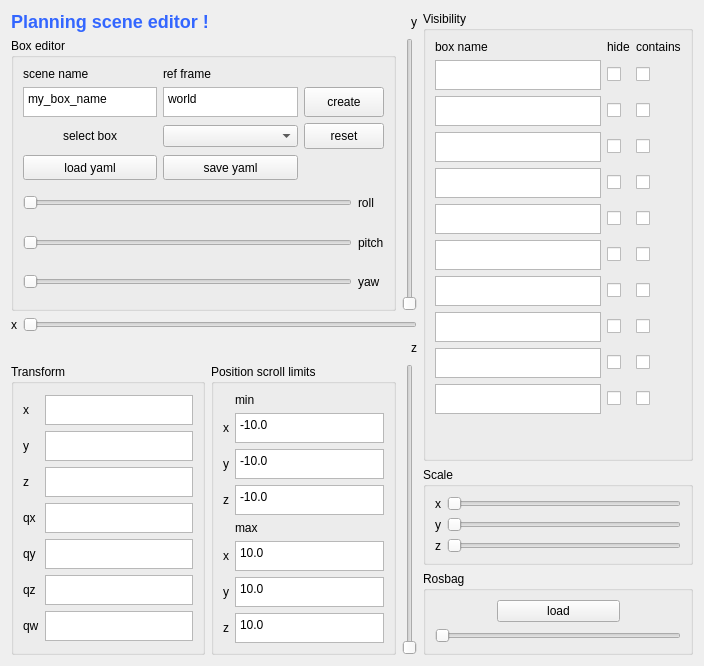
<?xml version="1.0" encoding="UTF-8"?>
<ui version="4.0">
 <class>RqtPlanningScene</class>
 <widget class="QWidget" name="RqtPlanningScene">
  <property name="enabled">
   <bool>true</bool>
  </property>
  <property name="geometry">
   <rect>
    <x>0</x>
    <y>0</y>
    <width>704</width>
    <height>666</height>
   </rect>
  </property>
  <property name="cursor">
   <cursorShape>ArrowCursor</cursorShape>
  </property>
  <property name="windowTitle">
   <string>rqt planning scene</string>
  </property>
  <layout class="QHBoxLayout" name="horizontalLayout_8">
   <item>
    <layout class="QHBoxLayout" name="horizontalLayout_7" stretch="3,2">
     <item>
      <layout class="QVBoxLayout" name="verticalLayout_5">
       <item>
        <layout class="QHBoxLayout" name="horizontalLayout_4">
         <item>
          <widget class="QLabel" name="lblRqtPlanningSceneTitle">
           <property name="text">
            <string>&lt;html&gt;&lt;head/&gt;&lt;body&gt;&lt;h2 style=&quot; margin-top:16px; margin-bottom:12px; margin-left:0px; margin-right:0px; -qt-block-indent:0; text-indent:0px;&quot;&gt;&lt;span style=&quot; font-size:x-large; font-weight:600; color:#3366ff;&quot;&gt;Planning scene editor !&lt;/span&gt;&lt;/h2&gt;&lt;/body&gt;&lt;/html&gt;</string>
           </property>
           <property name="textFormat">
            <enum>Qt::RichText</enum>
           </property>
          </widget>
         </item>
         <item>
          <spacer name="horizontalSpacer_4">
           <property name="orientation">
            <enum>Qt::Horizontal</enum>
           </property>
           <property name="sizeHint" stdset="0">
            <size>
             <width>40</width>
             <height>20</height>
            </size>
           </property>
          </spacer>
         </item>
         <item>
          <widget class="QLabel" name="label_11">
           <property name="text">
            <string>y</string>
           </property>
          </widget>
         </item>
        </layout>
       </item>
       <item>
        <layout class="QHBoxLayout" name="horizontalLayout_5">
         <item>
          <widget class="QGroupBox" name="groupBox">
           <property name="title">
            <string>Box editor</string>
           </property>
           <layout class="QVBoxLayout" name="verticalLayout_4">
            <item>
             <layout class="QVBoxLayout" name="verticalLayout_3">
              <item>
               <layout class="QGridLayout" name="gridLayout_9">
                <item row="2" column="1">
                 <widget class="QComboBox" name="comboExistingBoxes"/>
                </item>
                <item row="0" column="1">
                 <widget class="QLabel" name="label_23">
                  <property name="text">
                   <string>ref frame</string>
                  </property>
                 </widget>
                </item>
                <item row="0" column="0">
                 <widget class="QLabel" name="label_22">
                  <property name="text">
                   <string>scene name</string>
                  </property>
                 </widget>
                </item>
                <item row="1" column="0">
                 <widget class="QPlainTextEdit" name="txtSceneName">
                  <property name="sizePolicy">
                   <sizepolicy hsizetype="Expanding" vsizetype="Fixed">
                    <horstretch>0</horstretch>
                    <verstretch>0</verstretch>
                   </sizepolicy>
                  </property>
                  <property name="maximumSize">
                   <size>
                    <width>16777215</width>
                    <height>30</height>
                   </size>
                  </property>
                  <property name="plainText">
                   <string>my_box_name</string>
                  </property>
                 </widget>
                </item>
                <item row="2" column="2">
                 <widget class="QPushButton" name="cmdReset">
                  <property name="sizePolicy">
                   <sizepolicy hsizetype="Expanding" vsizetype="Expanding">
                    <horstretch>0</horstretch>
                    <verstretch>0</verstretch>
                   </sizepolicy>
                  </property>
                  <property name="text">
                   <string>reset</string>
                  </property>
                 </widget>
                </item>
                <item row="1" column="1">
                 <widget class="QPlainTextEdit" name="txtRefFrame">
                  <property name="sizePolicy">
                   <sizepolicy hsizetype="Expanding" vsizetype="Fixed">
                    <horstretch>0</horstretch>
                    <verstretch>0</verstretch>
                   </sizepolicy>
                  </property>
                  <property name="maximumSize">
                   <size>
                    <width>16777215</width>
                    <height>30</height>
                   </size>
                  </property>
                  <property name="plainText">
                   <string>world</string>
                  </property>
                 </widget>
                </item>
                <item row="2" column="0">
                 <widget class="QLabel" name="label_31">
                  <property name="text">
                   <string>select box</string>
                  </property>
                  <property name="alignment">
                   <set>Qt::AlignCenter</set>
                  </property>
                 </widget>
                </item>
                <item row="1" column="2">
                 <widget class="QPushButton" name="cmdAddNew">
                  <property name="sizePolicy">
                   <sizepolicy hsizetype="Expanding" vsizetype="Expanding">
                    <horstretch>0</horstretch>
                    <verstretch>0</verstretch>
                   </sizepolicy>
                  </property>
                  <property name="text">
                   <string>create</string>
                  </property>
                 </widget>
                </item>
                <item row="3" column="0">
                 <widget class="QPushButton" name="cmdLoadYaml">
                  <property name="sizePolicy">
                   <sizepolicy hsizetype="Expanding" vsizetype="Expanding">
                    <horstretch>0</horstretch>
                    <verstretch>0</verstretch>
                   </sizepolicy>
                  </property>
                  <property name="text">
                   <string>load yaml</string>
                  </property>
                 </widget>
                </item>
                <item row="3" column="1">
                 <widget class="QPushButton" name="cmdSaveYaml">
                  <property name="sizePolicy">
                   <sizepolicy hsizetype="Expanding" vsizetype="Expanding">
                    <horstretch>0</horstretch>
                    <verstretch>0</verstretch>
                   </sizepolicy>
                  </property>
                  <property name="text">
                   <string>save yaml</string>
                  </property>
                 </widget>
                </item>
               </layout>
              </item>
              <item>
               <layout class="QGridLayout" name="gridLayout_10">
                <item row="0" column="0">
                 <widget class="QSlider" name="slideRoll">
                  <property name="sizePolicy">
                   <sizepolicy hsizetype="Expanding" vsizetype="Expanding">
                    <horstretch>0</horstretch>
                    <verstretch>0</verstretch>
                   </sizepolicy>
                  </property>
                  <property name="maximum">
                   <number>100</number>
                  </property>
                  <property name="orientation">
                   <enum>Qt::Horizontal</enum>
                  </property>
                 </widget>
                </item>
                <item row="1" column="0">
                 <widget class="QSlider" name="slidePitch">
                  <property name="sizePolicy">
                   <sizepolicy hsizetype="Expanding" vsizetype="Expanding">
                    <horstretch>0</horstretch>
                    <verstretch>0</verstretch>
                   </sizepolicy>
                  </property>
                  <property name="maximum">
                   <number>100</number>
                  </property>
                  <property name="orientation">
                   <enum>Qt::Horizontal</enum>
                  </property>
                 </widget>
                </item>
                <item row="2" column="0">
                 <widget class="QSlider" name="slideYaw">
                  <property name="sizePolicy">
                   <sizepolicy hsizetype="Expanding" vsizetype="Expanding">
                    <horstretch>0</horstretch>
                    <verstretch>0</verstretch>
                   </sizepolicy>
                  </property>
                  <property name="maximum">
                   <number>100</number>
                  </property>
                  <property name="orientation">
                   <enum>Qt::Horizontal</enum>
                  </property>
                 </widget>
                </item>
                <item row="0" column="1">
                 <widget class="QLabel" name="label_8">
                  <property name="text">
                   <string>roll</string>
                  </property>
                 </widget>
                </item>
                <item row="1" column="1">
                 <widget class="QLabel" name="label_9">
                  <property name="text">
                   <string>pitch</string>
                  </property>
                 </widget>
                </item>
                <item row="2" column="1">
                 <widget class="QLabel" name="label_10">
                  <property name="text">
                   <string>yaw</string>
                  </property>
                 </widget>
                </item>
               </layout>
              </item>
             </layout>
            </item>
           </layout>
          </widget>
         </item>
         <item>
          <widget class="QSlider" name="slideY">
           <property name="maximum">
            <number>100</number>
           </property>
           <property name="orientation">
            <enum>Qt::Vertical</enum>
           </property>
          </widget>
         </item>
        </layout>
       </item>
       <item>
        <layout class="QHBoxLayout" name="horizontalLayout_6">
         <item>
          <widget class="QLabel" name="label_12">
           <property name="text">
            <string>x</string>
           </property>
          </widget>
         </item>
         <item>
          <widget class="QSlider" name="slideX">
           <property name="maximum">
            <number>100</number>
           </property>
           <property name="orientation">
            <enum>Qt::Horizontal</enum>
           </property>
          </widget>
         </item>
        </layout>
       </item>
       <item>
        <layout class="QHBoxLayout" name="horizontalLayout_3">
         <item>
          <spacer name="horizontalSpacer_3">
           <property name="orientation">
            <enum>Qt::Horizontal</enum>
           </property>
           <property name="sizeHint" stdset="0">
            <size>
             <width>40</width>
             <height>20</height>
            </size>
           </property>
          </spacer>
         </item>
         <item>
          <widget class="QLabel" name="label_13">
           <property name="text">
            <string>z</string>
           </property>
          </widget>
         </item>
        </layout>
       </item>
       <item>
        <layout class="QHBoxLayout" name="horizontalLayout_2">
         <item>
          <widget class="QGroupBox" name="groupBox_2">
           <property name="title">
            <string>Transform</string>
           </property>
           <layout class="QGridLayout" name="gridLayout_8">
            <item row="0" column="0">
             <layout class="QGridLayout" name="gridLayout_7">
              <item row="1" column="1">
               <widget class="QPlainTextEdit" name="txtTFXY">
                <property name="sizePolicy">
                 <sizepolicy hsizetype="Expanding" vsizetype="Fixed">
                  <horstretch>0</horstretch>
                  <verstretch>0</verstretch>
                 </sizepolicy>
                </property>
                <property name="maximumSize">
                 <size>
                  <width>16777215</width>
                  <height>30</height>
                 </size>
                </property>
               </widget>
              </item>
              <item row="4" column="1">
               <widget class="QPlainTextEdit" name="txtTFQy">
                <property name="sizePolicy">
                 <sizepolicy hsizetype="Expanding" vsizetype="Fixed">
                  <horstretch>0</horstretch>
                  <verstretch>0</verstretch>
                 </sizepolicy>
                </property>
                <property name="maximumSize">
                 <size>
                  <width>16777215</width>
                  <height>30</height>
                 </size>
                </property>
               </widget>
              </item>
              <item row="3" column="1">
               <widget class="QPlainTextEdit" name="txtTFQx">
                <property name="sizePolicy">
                 <sizepolicy hsizetype="Expanding" vsizetype="Fixed">
                  <horstretch>0</horstretch>
                  <verstretch>0</verstretch>
                 </sizepolicy>
                </property>
                <property name="maximumSize">
                 <size>
                  <width>16777215</width>
                  <height>30</height>
                 </size>
                </property>
               </widget>
              </item>
              <item row="0" column="0">
               <widget class="QLabel" name="label">
                <property name="text">
                 <string>x</string>
                </property>
               </widget>
              </item>
              <item row="2" column="1">
               <widget class="QPlainTextEdit" name="txtTFXZ">
                <property name="sizePolicy">
                 <sizepolicy hsizetype="Expanding" vsizetype="Fixed">
                  <horstretch>0</horstretch>
                  <verstretch>0</verstretch>
                 </sizepolicy>
                </property>
                <property name="maximumSize">
                 <size>
                  <width>16777215</width>
                  <height>30</height>
                 </size>
                </property>
               </widget>
              </item>
              <item row="0" column="1">
               <widget class="QPlainTextEdit" name="txtTFX">
                <property name="sizePolicy">
                 <sizepolicy hsizetype="Expanding" vsizetype="Fixed">
                  <horstretch>0</horstretch>
                  <verstretch>0</verstretch>
                 </sizepolicy>
                </property>
                <property name="maximumSize">
                 <size>
                  <width>16777215</width>
                  <height>30</height>
                 </size>
                </property>
               </widget>
              </item>
              <item row="5" column="1">
               <widget class="QPlainTextEdit" name="txtTFQz">
                <property name="sizePolicy">
                 <sizepolicy hsizetype="Expanding" vsizetype="Fixed">
                  <horstretch>0</horstretch>
                  <verstretch>0</verstretch>
                 </sizepolicy>
                </property>
                <property name="maximumSize">
                 <size>
                  <width>16777215</width>
                  <height>30</height>
                 </size>
                </property>
               </widget>
              </item>
              <item row="6" column="1">
               <widget class="QPlainTextEdit" name="txtTFQw">
                <property name="sizePolicy">
                 <sizepolicy hsizetype="Expanding" vsizetype="Fixed">
                  <horstretch>0</horstretch>
                  <verstretch>0</verstretch>
                 </sizepolicy>
                </property>
                <property name="maximumSize">
                 <size>
                  <width>16777215</width>
                  <height>30</height>
                 </size>
                </property>
               </widget>
              </item>
              <item row="1" column="0">
               <widget class="QLabel" name="label_2">
                <property name="text">
                 <string>y</string>
                </property>
               </widget>
              </item>
              <item row="2" column="0">
               <widget class="QLabel" name="label_3">
                <property name="text">
                 <string>z</string>
                </property>
               </widget>
              </item>
              <item row="3" column="0">
               <widget class="QLabel" name="label_4">
                <property name="text">
                 <string>qx</string>
                </property>
               </widget>
              </item>
              <item row="4" column="0">
               <widget class="QLabel" name="label_5">
                <property name="text">
                 <string>qy</string>
                </property>
               </widget>
              </item>
              <item row="5" column="0">
               <widget class="QLabel" name="label_6">
                <property name="text">
                 <string>qz</string>
                </property>
               </widget>
              </item>
              <item row="6" column="0">
               <widget class="QLabel" name="label_7">
                <property name="text">
                 <string>qw</string>
                </property>
               </widget>
              </item>
             </layout>
            </item>
           </layout>
          </widget>
         </item>
         <item>
          <widget class="QGroupBox" name="groupBox_3">
           <property name="title">
            <string>Position scroll limits</string>
           </property>
           <layout class="QGridLayout" name="gridLayout_6">
            <item row="0" column="0">
             <layout class="QGridLayout" name="gridLayout_5">
              <item row="3" column="0">
               <widget class="QLabel" name="label_16">
                <property name="text">
                 <string>z</string>
                </property>
               </widget>
              </item>
              <item row="5" column="1">
               <widget class="QPlainTextEdit" name="txtScrollMaxX">
                <property name="sizePolicy">
                 <sizepolicy hsizetype="Expanding" vsizetype="Fixed">
                  <horstretch>0</horstretch>
                  <verstretch>0</verstretch>
                 </sizepolicy>
                </property>
                <property name="maximumSize">
                 <size>
                  <width>16777215</width>
                  <height>30</height>
                 </size>
                </property>
                <property name="plainText">
                 <string>10.0</string>
                </property>
               </widget>
              </item>
              <item row="3" column="1">
               <widget class="QPlainTextEdit" name="txtScrollMinZ">
                <property name="sizePolicy">
                 <sizepolicy hsizetype="Expanding" vsizetype="Fixed">
                  <horstretch>0</horstretch>
                  <verstretch>0</verstretch>
                 </sizepolicy>
                </property>
                <property name="maximumSize">
                 <size>
                  <width>16777215</width>
                  <height>30</height>
                 </size>
                </property>
                <property name="plainText">
                 <string>-10.0</string>
                </property>
               </widget>
              </item>
              <item row="0" column="1">
               <widget class="QLabel" name="label_21">
                <property name="text">
                 <string>min</string>
                </property>
               </widget>
              </item>
              <item row="2" column="1">
               <widget class="QPlainTextEdit" name="txtScrollMinY">
                <property name="sizePolicy">
                 <sizepolicy hsizetype="Expanding" vsizetype="Fixed">
                  <horstretch>0</horstretch>
                  <verstretch>0</verstretch>
                 </sizepolicy>
                </property>
                <property name="maximumSize">
                 <size>
                  <width>16777215</width>
                  <height>30</height>
                 </size>
                </property>
                <property name="plainText">
                 <string>-10.0</string>
                </property>
               </widget>
              </item>
              <item row="4" column="1">
               <widget class="QLabel" name="label_17">
                <property name="text">
                 <string>max</string>
                </property>
               </widget>
              </item>
              <item row="1" column="1">
               <widget class="QPlainTextEdit" name="txtScrollMinX">
                <property name="sizePolicy">
                 <sizepolicy hsizetype="Expanding" vsizetype="Fixed">
                  <horstretch>0</horstretch>
                  <verstretch>0</verstretch>
                 </sizepolicy>
                </property>
                <property name="maximumSize">
                 <size>
                  <width>16777215</width>
                  <height>30</height>
                 </size>
                </property>
                <property name="plainText">
                 <string>-10.0</string>
                </property>
               </widget>
              </item>
              <item row="2" column="0">
               <widget class="QLabel" name="label_15">
                <property name="text">
                 <string>y</string>
                </property>
               </widget>
              </item>
              <item row="6" column="1">
               <widget class="QPlainTextEdit" name="txtScrollMaxY">
                <property name="sizePolicy">
                 <sizepolicy hsizetype="Expanding" vsizetype="Fixed">
                  <horstretch>0</horstretch>
                  <verstretch>0</verstretch>
                 </sizepolicy>
                </property>
                <property name="maximumSize">
                 <size>
                  <width>16777215</width>
                  <height>30</height>
                 </size>
                </property>
                <property name="plainText">
                 <string>10.0</string>
                </property>
               </widget>
              </item>
              <item row="1" column="0">
               <widget class="QLabel" name="label_14">
                <property name="text">
                 <string>x</string>
                </property>
               </widget>
              </item>
              <item row="7" column="1">
               <widget class="QPlainTextEdit" name="txtScrollMaxZ">
                <property name="sizePolicy">
                 <sizepolicy hsizetype="Expanding" vsizetype="Fixed">
                  <horstretch>0</horstretch>
                  <verstretch>0</verstretch>
                 </sizepolicy>
                </property>
                <property name="maximumSize">
                 <size>
                  <width>16777215</width>
                  <height>30</height>
                 </size>
                </property>
                <property name="plainText">
                 <string>10.0</string>
                </property>
               </widget>
              </item>
              <item row="5" column="0">
               <widget class="QLabel" name="label_18">
                <property name="text">
                 <string>x</string>
                </property>
               </widget>
              </item>
              <item row="6" column="0">
               <widget class="QLabel" name="label_19">
                <property name="text">
                 <string>y</string>
                </property>
               </widget>
              </item>
              <item row="7" column="0">
               <widget class="QLabel" name="label_20">
                <property name="text">
                 <string>z</string>
                </property>
               </widget>
              </item>
             </layout>
            </item>
           </layout>
          </widget>
         </item>
         <item>
          <widget class="QSlider" name="slideZ">
           <property name="maximum">
            <number>100</number>
           </property>
           <property name="orientation">
            <enum>Qt::Vertical</enum>
           </property>
          </widget>
         </item>
        </layout>
       </item>
      </layout>
     </item>
     <item>
      <layout class="QVBoxLayout" name="verticalLayout_6">
       <item>
        <widget class="QGroupBox" name="groupBox_5">
         <property name="title">
          <string>Visibility</string>
         </property>
         <layout class="QGridLayout" name="gridLayout_2">
          <item row="0" column="0">
           <layout class="QGridLayout" name="gridLayout">
            <property name="leftMargin">
             <number>0</number>
            </property>
            <item row="11" column="0">
             <spacer name="verticalSpacer">
              <property name="orientation">
               <enum>Qt::Vertical</enum>
              </property>
              <property name="sizeHint" stdset="0">
               <size>
                <width>20</width>
                <height>40</height>
               </size>
              </property>
             </spacer>
            </item>
            <item row="4" column="0">
             <widget class="QPlainTextEdit" name="txtViz4">
              <property name="sizePolicy">
               <sizepolicy hsizetype="Expanding" vsizetype="Fixed">
                <horstretch>0</horstretch>
                <verstretch>0</verstretch>
               </sizepolicy>
              </property>
              <property name="maximumSize">
               <size>
                <width>16777215</width>
                <height>30</height>
               </size>
              </property>
             </widget>
            </item>
            <item row="5" column="0">
             <widget class="QPlainTextEdit" name="txtViz5">
              <property name="sizePolicy">
               <sizepolicy hsizetype="Expanding" vsizetype="Fixed">
                <horstretch>0</horstretch>
                <verstretch>0</verstretch>
               </sizepolicy>
              </property>
              <property name="maximumSize">
               <size>
                <width>16777215</width>
                <height>30</height>
               </size>
              </property>
             </widget>
            </item>
            <item row="0" column="0">
             <widget class="QLabel" name="label_27">
              <property name="text">
               <string>box name</string>
              </property>
             </widget>
            </item>
            <item row="0" column="1">
             <widget class="QLabel" name="label_25">
              <property name="text">
               <string>hide</string>
              </property>
             </widget>
            </item>
            <item row="2" column="0">
             <widget class="QPlainTextEdit" name="txtViz2">
              <property name="sizePolicy">
               <sizepolicy hsizetype="Expanding" vsizetype="Fixed">
                <horstretch>0</horstretch>
                <verstretch>0</verstretch>
               </sizepolicy>
              </property>
              <property name="maximumSize">
               <size>
                <width>16777215</width>
                <height>30</height>
               </size>
              </property>
             </widget>
            </item>
            <item row="6" column="0">
             <widget class="QPlainTextEdit" name="txtViz6">
              <property name="sizePolicy">
               <sizepolicy hsizetype="Expanding" vsizetype="Fixed">
                <horstretch>0</horstretch>
                <verstretch>0</verstretch>
               </sizepolicy>
              </property>
              <property name="maximumSize">
               <size>
                <width>16777215</width>
                <height>30</height>
               </size>
              </property>
             </widget>
            </item>
            <item row="1" column="0">
             <widget class="QPlainTextEdit" name="txtViz1">
              <property name="sizePolicy">
               <sizepolicy hsizetype="Expanding" vsizetype="Fixed">
                <horstretch>0</horstretch>
                <verstretch>0</verstretch>
               </sizepolicy>
              </property>
              <property name="maximumSize">
               <size>
                <width>16777215</width>
                <height>30</height>
               </size>
              </property>
             </widget>
            </item>
            <item row="3" column="0">
             <widget class="QPlainTextEdit" name="txtViz3">
              <property name="sizePolicy">
               <sizepolicy hsizetype="Expanding" vsizetype="Fixed">
                <horstretch>0</horstretch>
                <verstretch>0</verstretch>
               </sizepolicy>
              </property>
              <property name="maximumSize">
               <size>
                <width>16777215</width>
                <height>30</height>
               </size>
              </property>
             </widget>
            </item>
            <item row="7" column="0">
             <widget class="QPlainTextEdit" name="txtViz7">
              <property name="sizePolicy">
               <sizepolicy hsizetype="Expanding" vsizetype="Fixed">
                <horstretch>0</horstretch>
                <verstretch>0</verstretch>
               </sizepolicy>
              </property>
              <property name="maximumSize">
               <size>
                <width>16777215</width>
                <height>30</height>
               </size>
              </property>
             </widget>
            </item>
            <item row="8" column="0">
             <widget class="QPlainTextEdit" name="txtViz8">
              <property name="sizePolicy">
               <sizepolicy hsizetype="Expanding" vsizetype="Fixed">
                <horstretch>0</horstretch>
                <verstretch>0</verstretch>
               </sizepolicy>
              </property>
              <property name="maximumSize">
               <size>
                <width>16777215</width>
                <height>30</height>
               </size>
              </property>
             </widget>
            </item>
            <item row="10" column="0">
             <widget class="QPlainTextEdit" name="txtViz10">
              <property name="sizePolicy">
               <sizepolicy hsizetype="Expanding" vsizetype="Fixed">
                <horstretch>0</horstretch>
                <verstretch>0</verstretch>
               </sizepolicy>
              </property>
              <property name="maximumSize">
               <size>
                <width>16777215</width>
                <height>30</height>
               </size>
              </property>
             </widget>
            </item>
            <item row="9" column="0">
             <widget class="QPlainTextEdit" name="txtViz9">
              <property name="sizePolicy">
               <sizepolicy hsizetype="Expanding" vsizetype="Fixed">
                <horstretch>0</horstretch>
                <verstretch>0</verstretch>
               </sizepolicy>
              </property>
              <property name="maximumSize">
               <size>
                <width>16777215</width>
                <height>30</height>
               </size>
              </property>
             </widget>
            </item>
            <item row="0" column="2">
             <widget class="QLabel" name="label_26">
              <property name="text">
               <string>contains</string>
              </property>
             </widget>
            </item>
            <item row="1" column="1">
             <widget class="QCheckBox" name="chkHide1">
              <property name="text">
               <string/>
              </property>
             </widget>
            </item>
            <item row="2" column="1">
             <widget class="QCheckBox" name="chkHide2">
              <property name="text">
               <string/>
              </property>
             </widget>
            </item>
            <item row="3" column="1">
             <widget class="QCheckBox" name="chkHide3">
              <property name="text">
               <string/>
              </property>
             </widget>
            </item>
            <item row="4" column="1">
             <widget class="QCheckBox" name="chkHide4">
              <property name="text">
               <string/>
              </property>
             </widget>
            </item>
            <item row="5" column="1">
             <widget class="QCheckBox" name="chkHide5">
              <property name="text">
               <string/>
              </property>
             </widget>
            </item>
            <item row="6" column="1">
             <widget class="QCheckBox" name="chkHide6">
              <property name="text">
               <string/>
              </property>
             </widget>
            </item>
            <item row="7" column="1">
             <widget class="QCheckBox" name="chkHide7">
              <property name="text">
               <string/>
              </property>
             </widget>
            </item>
            <item row="8" column="1">
             <widget class="QCheckBox" name="chkHide8">
              <property name="text">
               <string/>
              </property>
             </widget>
            </item>
            <item row="9" column="1">
             <widget class="QCheckBox" name="chkHide9">
              <property name="text">
               <string/>
              </property>
             </widget>
            </item>
            <item row="10" column="1">
             <widget class="QCheckBox" name="chkHide10">
              <property name="text">
               <string/>
              </property>
             </widget>
            </item>
            <item row="1" column="2">
             <widget class="QCheckBox" name="checkBox_20">
              <property name="text">
               <string/>
              </property>
             </widget>
            </item>
            <item row="2" column="2">
             <widget class="QCheckBox" name="checkBox_10">
              <property name="text">
               <string/>
              </property>
             </widget>
            </item>
            <item row="3" column="2">
             <widget class="QCheckBox" name="checkBox_12">
              <property name="text">
               <string/>
              </property>
             </widget>
            </item>
            <item row="4" column="2">
             <widget class="QCheckBox" name="checkBox_14">
              <property name="text">
               <string/>
              </property>
             </widget>
            </item>
            <item row="5" column="2">
             <widget class="QCheckBox" name="checkBox_15">
              <property name="text">
               <string/>
              </property>
             </widget>
            </item>
            <item row="6" column="2">
             <widget class="QCheckBox" name="checkBox_16">
              <property name="text">
               <string/>
              </property>
             </widget>
            </item>
            <item row="7" column="2">
             <widget class="QCheckBox" name="checkBox_11">
              <property name="text">
               <string/>
              </property>
             </widget>
            </item>
            <item row="8" column="2">
             <widget class="QCheckBox" name="checkBox_13">
              <property name="text">
               <string/>
              </property>
             </widget>
            </item>
            <item row="9" column="2">
             <widget class="QCheckBox" name="checkBox_17">
              <property name="text">
               <string/>
              </property>
             </widget>
            </item>
            <item row="10" column="2">
             <widget class="QCheckBox" name="checkBox_18">
              <property name="text">
               <string/>
              </property>
             </widget>
            </item>
           </layout>
          </item>
         </layout>
        </widget>
       </item>
       <item>
        <widget class="QGroupBox" name="groupBox_4">
         <property name="title">
          <string>Scale</string>
         </property>
         <layout class="QGridLayout" name="gridLayout_4">
          <item row="0" column="0">
           <layout class="QGridLayout" name="gridLayout_3">
            <item row="1" column="0">
             <widget class="QLabel" name="label_30">
              <property name="text">
               <string>y</string>
              </property>
             </widget>
            </item>
            <item row="0" column="0">
             <widget class="QLabel" name="label_29">
              <property name="text">
               <string>x</string>
              </property>
             </widget>
            </item>
            <item row="2" column="0">
             <widget class="QLabel" name="label_24">
              <property name="text">
               <string>z</string>
              </property>
             </widget>
            </item>
            <item row="0" column="1">
             <widget class="QSlider" name="slideRoll_2">
              <property name="sizePolicy">
               <sizepolicy hsizetype="Expanding" vsizetype="Expanding">
                <horstretch>0</horstretch>
                <verstretch>0</verstretch>
               </sizepolicy>
              </property>
              <property name="maximum">
               <number>100</number>
              </property>
              <property name="orientation">
               <enum>Qt::Horizontal</enum>
              </property>
             </widget>
            </item>
            <item row="1" column="1">
             <widget class="QSlider" name="slidePitch_2">
              <property name="sizePolicy">
               <sizepolicy hsizetype="Expanding" vsizetype="Expanding">
                <horstretch>0</horstretch>
                <verstretch>0</verstretch>
               </sizepolicy>
              </property>
              <property name="maximum">
               <number>100</number>
              </property>
              <property name="orientation">
               <enum>Qt::Horizontal</enum>
              </property>
             </widget>
            </item>
            <item row="2" column="1">
             <widget class="QSlider" name="slideYaw_2">
              <property name="sizePolicy">
               <sizepolicy hsizetype="Expanding" vsizetype="Expanding">
                <horstretch>0</horstretch>
                <verstretch>0</verstretch>
               </sizepolicy>
              </property>
              <property name="maximum">
               <number>100</number>
              </property>
              <property name="orientation">
               <enum>Qt::Horizontal</enum>
              </property>
             </widget>
            </item>
           </layout>
          </item>
         </layout>
        </widget>
       </item>
       <item>
        <widget class="QGroupBox" name="groupBox_6">
         <property name="title">
          <string>Rosbag</string>
         </property>
         <layout class="QVBoxLayout" name="verticalLayout_2">
          <item>
           <layout class="QVBoxLayout" name="verticalLayout">
            <item>
             <layout class="QHBoxLayout" name="horizontalLayout" stretch="1,2,1">
              <item>
               <spacer name="horizontalSpacer">
                <property name="orientation">
                 <enum>Qt::Horizontal</enum>
                </property>
                <property name="sizeHint" stdset="0">
                 <size>
                  <width>40</width>
                  <height>20</height>
                 </size>
                </property>
               </spacer>
              </item>
              <item>
               <widget class="QPushButton" name="cmdLoadRosbag">
                <property name="sizePolicy">
                 <sizepolicy hsizetype="Minimum" vsizetype="Expanding">
                  <horstretch>0</horstretch>
                  <verstretch>0</verstretch>
                 </sizepolicy>
                </property>
                <property name="text">
                 <string>load</string>
                </property>
               </widget>
              </item>
              <item>
               <spacer name="horizontalSpacer_2">
                <property name="orientation">
                 <enum>Qt::Horizontal</enum>
                </property>
                <property name="sizeHint" stdset="0">
                 <size>
                  <width>40</width>
                  <height>20</height>
                 </size>
                </property>
               </spacer>
              </item>
             </layout>
            </item>
            <item>
             <widget class="QSlider" name="slideRosbagProgress">
              <property name="sizePolicy">
               <sizepolicy hsizetype="Expanding" vsizetype="Expanding">
                <horstretch>0</horstretch>
                <verstretch>0</verstretch>
               </sizepolicy>
              </property>
              <property name="maximum">
               <number>100</number>
              </property>
              <property name="orientation">
               <enum>Qt::Horizontal</enum>
              </property>
             </widget>
            </item>
           </layout>
          </item>
         </layout>
        </widget>
       </item>
      </layout>
     </item>
    </layout>
   </item>
  </layout>
 </widget>
 <resources/>
 <connections/>
</ui>
